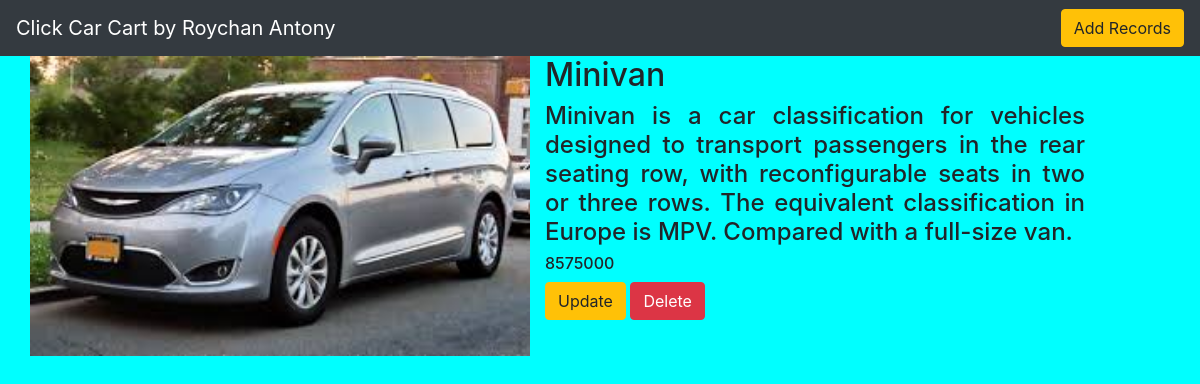
The page /movie/20/ on the database its author committed.
### movieapp/models.py (models this page shows, shortened)
class Movie(models.Model):
    name = models.CharField(max_length=250)
    desc = models.TextField()
    year = models.IntegerField()
    img = models.ImageField(upload_to='gallery')

### movieapp/views.py (the view)
# urls.py: path('movie/<int:movie_id>/', views.detail,name='detail'),
def detail(request,movie_id):
    movie=Movie.objects.get(id=movie_id)
    return render(request, "detail.html",{'movie':movie})

### templates/detail.html
{%  extends 'base.html' %}
{% block body %}
<div class = "container">
    <div class = "row">
        <div class = "clo-md-6">
           <img src="{{movie.img.url}}" width = "500" height = "300">
        </div>
        <div class = "col-md-6" style="text-align:justify">
            <h2>{{movie.name}} </h2>
            <h4>{{movie.desc}} </h4>
            <h6>{{movie.year}} </h6>
            <a class = "btn btn-warning" href = "{% url 'movieapp:update' movie.id %}">Update</a>
            <a class = "btn btn-danger" href = "{% url 'movieapp:delete' movie.id %}">Delete</a>
        </div>
    </div>
</div>
{% endblock %}

### static/style.css (style rules this page uses)
body { background-color:aqua; }

### rows shown on the page
Movie: img (picture), name "Minivan", desc "Minivan is a car classification for vehicles designed to transport passengers in the rear seating row, with reconfigurable seats in two or three rows. The equivalent classification in Europe is MPV. Compared with a full-size van.", year "8575000"
